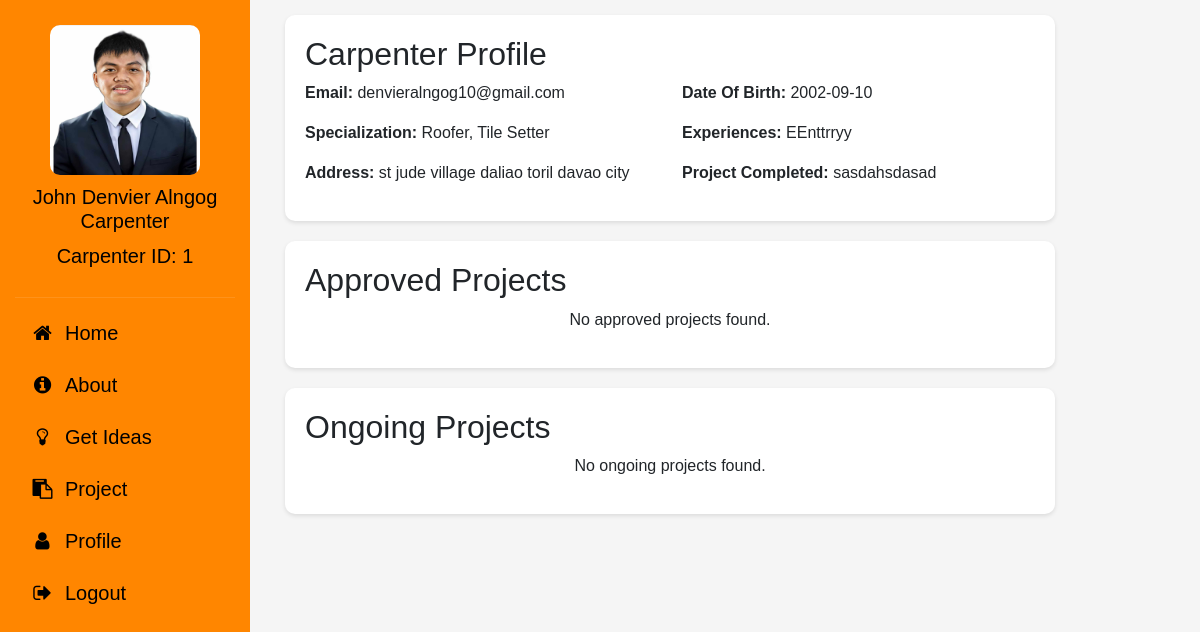
Page /profile.php (signed in) on the earlier database version.
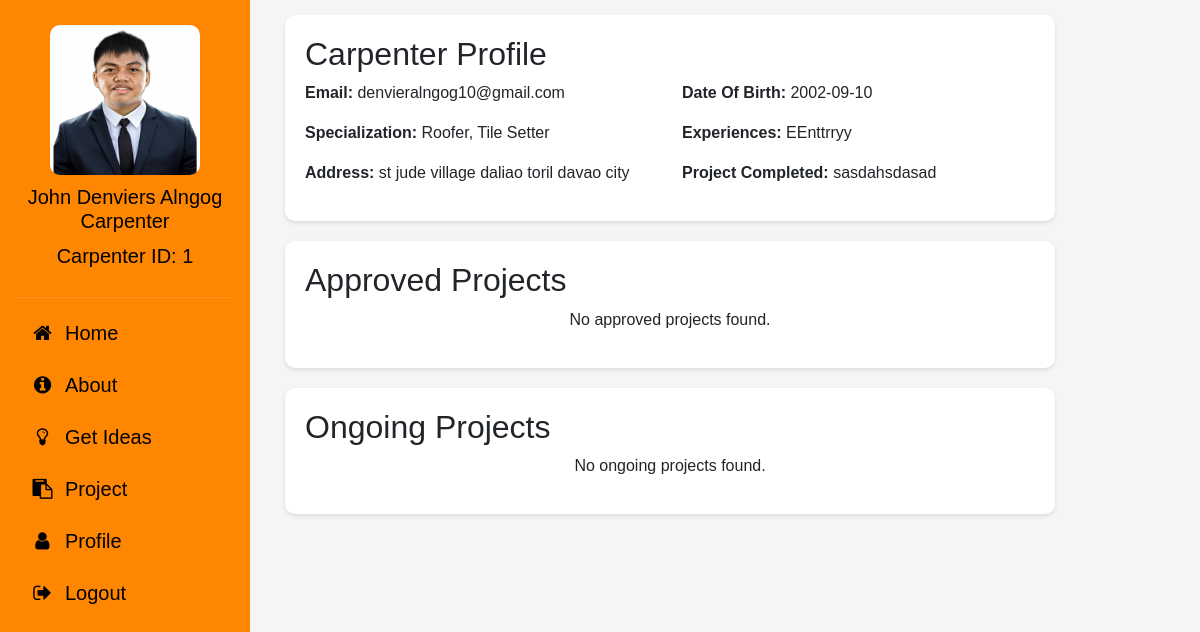
Same page on the later database version.
### tables this page shows
CREATE TABLE `carpenters` (
  `Carpenter_ID` int(11) NOT NULL,
  `First_Name` varchar(255) NOT NULL,
  `Last_Name` varchar(255) NOT NULL,
  `Phone_Number` bigint(11) NOT NULL,
  `Email` varchar(255) NOT NULL,
  `Address` varchar(255) NOT NULL,
  `Date_Of_Birth` date NOT NULL,
  `Experiences` varchar(255) NOT NULL,
  `Project_Completed` varchar(255) NOT NULL,
  `username` varchar(255) NOT NULL,
  `password` varchar(255) NOT NULL,
  `specialization` varchar(255) NOT NULL,
  `Photo` mediumblob NOT NULL
);

### profile.php (the view, shortened to what the changed rows need)
<?php
include('config.php');
$Carpenter_ID = $_SESSION['Carpenter_ID'];
$sql = "SELECT * FROM carpenters WHERE Carpenter_ID = ?";
$stmt = $conn->prepare($sql);
$stmt->bind_param("i", $Carpenter_ID);
$stmt->execute();
$result = $stmt->get_result();
$user = $result->fetch_assoc();
?>
<!DOCTYPE html>
<html lang="en">
<head>
    <link rel="stylesheet" href="https://cdnjs.cloudflare.com/ajax/libs/font-awesome/4.7.0/css/font-awesome.min.css">
    <link href="https://cdn.jsdelivr.net/npm/bootstrap@5.3.0/dist/css/bootstrap.min.css" rel="stylesheet">
</head>
<body>
    <div class="sidebar">
        <div class="profile-section">
            <?php
            if (isset($user['Photo']) && !empty($user['Photo'])) {
                echo '<img src="' . $user['Photo'] . '" class="profile-image" alt="Profile Picture">';
            } else {
                echo '<img src="assets/img/default-avatar.png" class="profile-image" alt="Default Profile Picture">';
            }
            ?>
            <h5><?php echo $user['First_Name'] . ' ' . $user['Last_Name']; ?></h5>
            <p>Carpenter ID: <?php echo $Carpenter_ID; ?></p>
        </div>
    </div>
    <div class="main-content">
        <div class="info-card">
            <h2>Carpenter Profile</h2>
            <div class="row">
                <div class="col-md-6">
                    <p><strong>Email:</strong> <?php echo $user['Email']; ?></p>
                    <p><strong>Specialization:</strong> <?php echo $user['specialization']; ?></p>
                    <p><strong>Address:</strong> <?php echo $user['Address']; ?></p>
                </div>
                <div class="col-md-6">
                    <p><strong>Date Of Birth:</strong> <?php echo $user['Date_Of_Birth']; ?></p>
                    <p><strong>Experiences:</strong> <?php echo $user['Experiences']; ?></p>
                    <p><strong>Project Completed:</strong> <?php echo $user['Project_Completed']; ?></p>
                </div>
            </div>
        </div>
        <div class="info-card">
            <h2>Approved Projects</h2>
        </div>
        <div class="info-card">
            <h2>Ongoing Projects</h2>
        </div>
</body>
</html>

Differences in the rows shown:
changed carpenters "Alngog Carpenter": First_Name "John Denvier" → "John Denviers"
